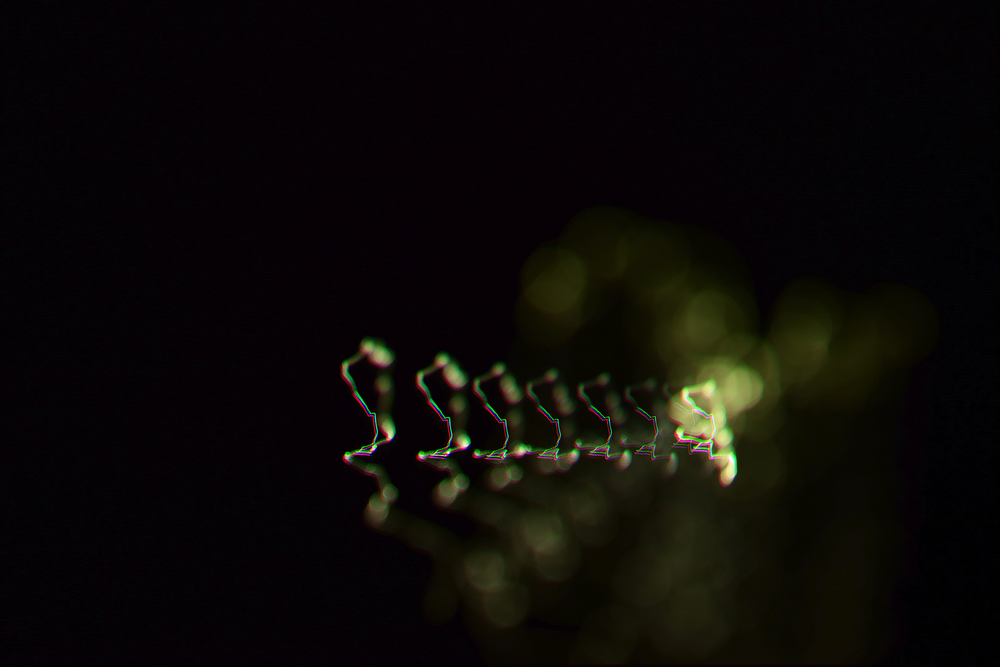
#> input picture season1/spring7/steg/lights.png, 1000 x 667 px, shrunk from 1600 x 1067 before the run
$ python lights_solve.py
#> lines starting #> are read from the running program, lines starting #| are printed output that depends on the picture
from PIL import Image
image = Image.open("lights.png")
#> image is the input picture: PIL image 1000x667 RGBA; mean R, G, B, A 11.9, 9.3, 6.8, 255
w, h = image.size
#> w = 1000; h = 667
im = image.load()

image2 = Image.open("lights.png")
im2  = image2.load()

for i in range(w):
    for j in range(h):
      r,g,b,a = im[i,j]
      # print(f"x,y:{i},{j}: {im[i,j]}")

      if j < h - 4:
          b = im2[i,j+4][2]
      if i > 3 and j < h - 4:
          r = im2[i-3,j+4][0]

      im[i,j] = (
          r ^ b,
          r ^ g,
          b ^ g,
          a,
      )

image.save("out.png")
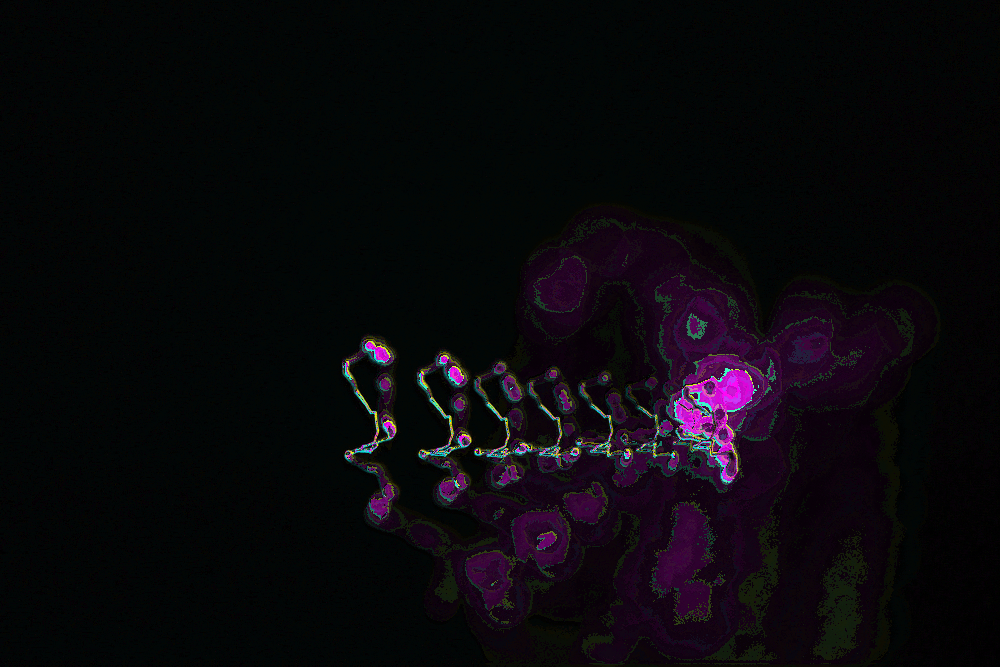
#> saved as out.png: PIL image 1000x667 RGBA; mean R, G, B, A 9.8, 7.5, 11.5, 255; transparent parts drawn white

$ run again, with season1/spring7/steg/imgout.png copied over season1/spring7/steg/lights.png
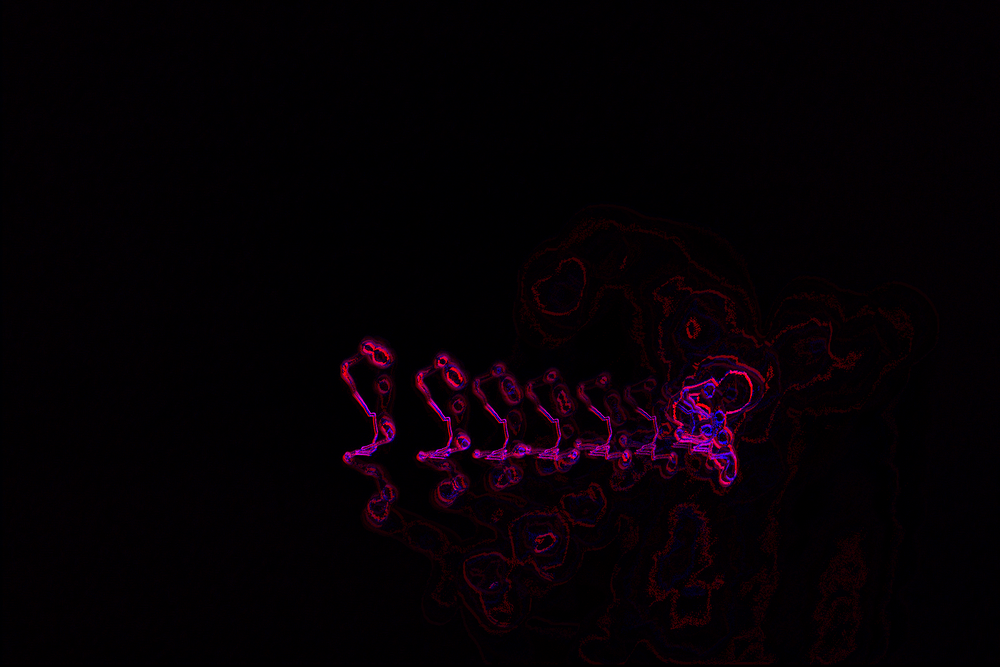
#> input picture season1/spring7/steg/imgout.png, 1000 x 667 px, shrunk from 1600 x 1067 before the run
#> image is the input picture: PIL image 1000x667 RGBA; mean R, G, B, A 5.7, 0, 4.1, 255
#> `image.save("out.png")`:
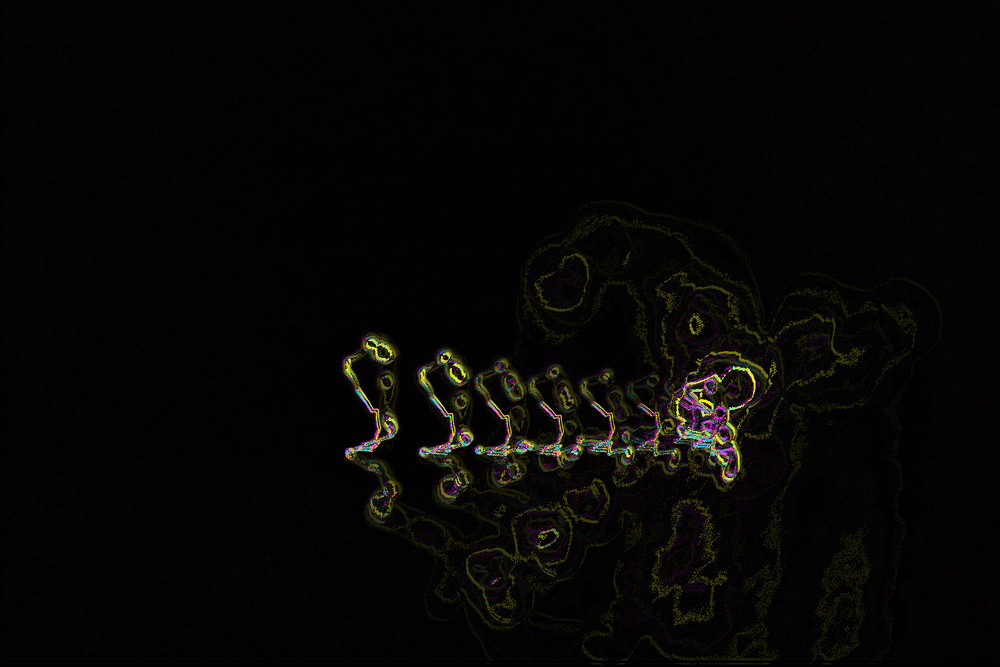
#> saved as out.png: PIL image 1000x667 RGBA; mean R, G, B, A 6.6, 5.7, 4.1, 255; transparent parts drawn white
